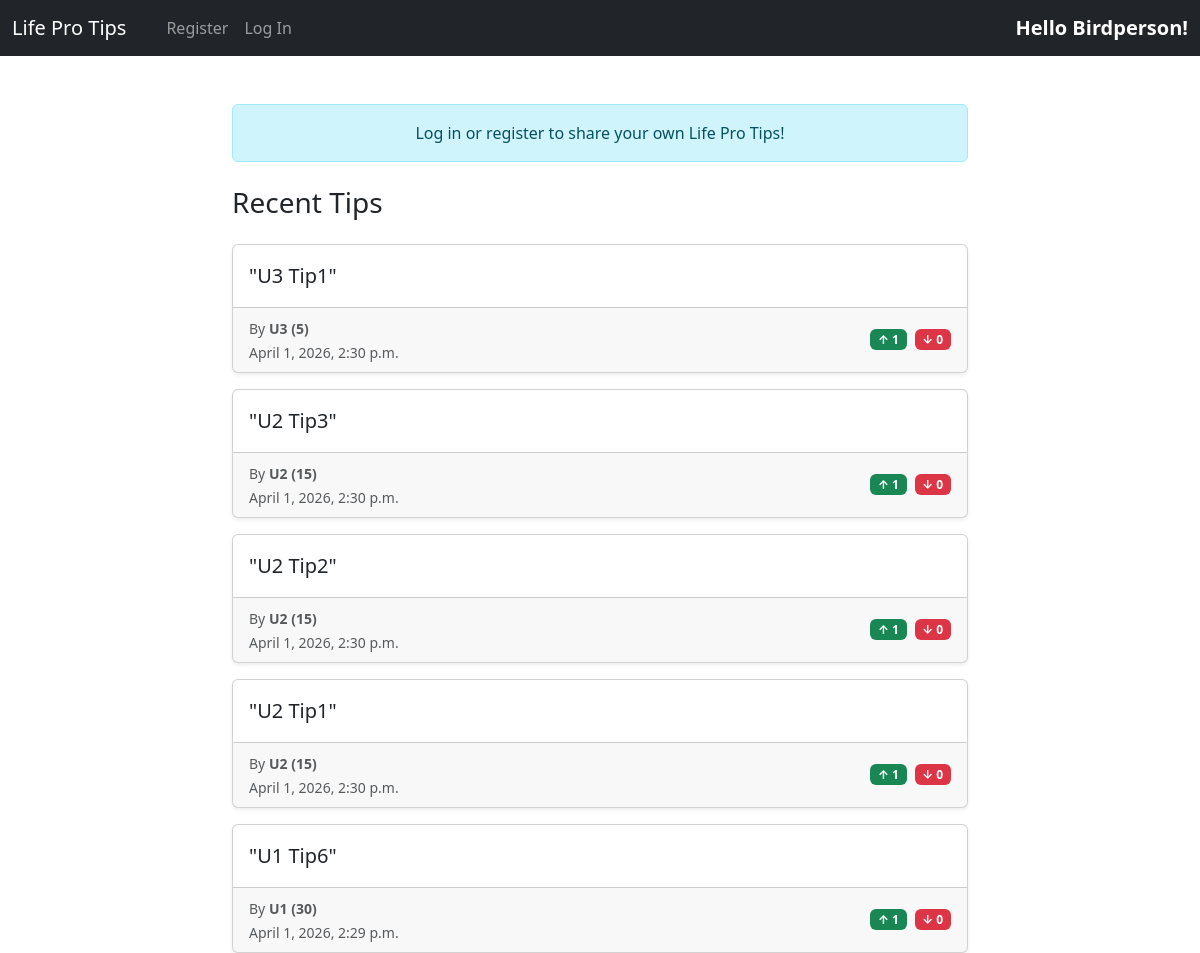
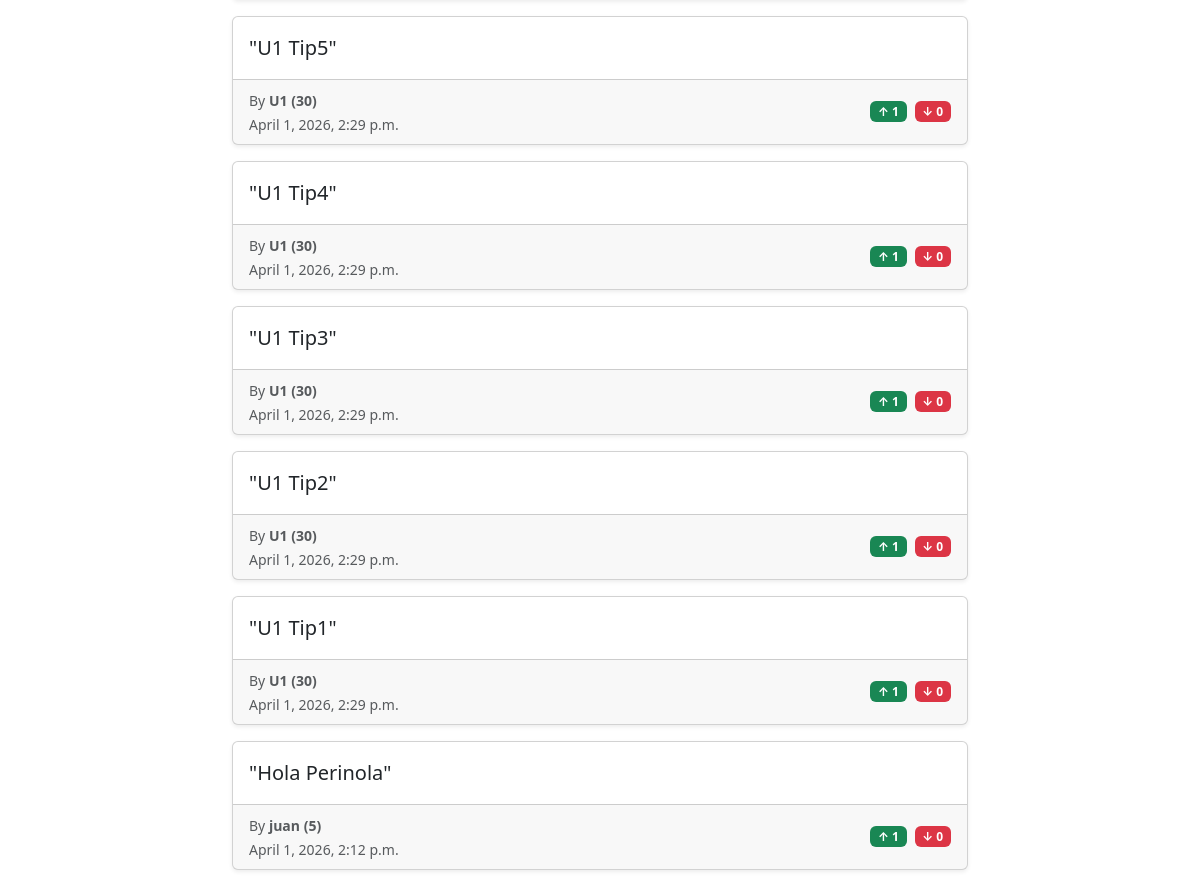
The page / on the database its author committed (2 pictures, top to bottom).
### ex/models.py (models this page shows, shortened)
class Tip(models.Model):
    content = models.TextField()
    author = models.ForeignKey(settings.AUTH_USER_MODEL, on_delete=models.CASCADE, related_name="tips")
    date = models.DateTimeField(auto_now_add=True)
    upvotes = models.ManyToManyField(settings.AUTH_USER_MODEL, related_name='upvoted_tips', blank=True)
    downvotes = models.ManyToManyField(settings.AUTH_USER_MODEL, related_name='downvoted_tips', blank=True)
    class Meta:
        permissions = [
            ("can_downvote", "Can downvote a tip"),
        ]

class CustomUser(AbstractUser):
    @property
    def reputation(self):
        rep = 0
        for tip in self.tips.all():
            rep += tip.upvotes.count() * 5
            rep -= tip.downvotes.count() * 2
        return rep

### ex/views.py (the view)
# urls.py: path('', views.home, name='home'),
def home(request):
    if request.method == 'POST' and request.user.is_authenticated:
        form = TipForm(request.POST)
        if form.is_valid():
            tip = form.save(commit=False)
            tip.author = request.user
            tip.save()
            return redirect('home')
    else:
        form = TipForm()
    tips = Tip.objects.all().order_by('-date')
    return render(request, 'ex/index.html', {'form': form, 'tips': tips})

### ex/templates/ex/index.html
{% extends 'ex/base.html' %}
{% load django_bootstrap5 %}
{% block content %}
    <div class="row">
        <div class="col-md-8 mx-auto">
            {% if request.user.is_authenticated %}
                <div class="card mb-4 shadow-sm">
                    <div class="card-body">
                        <h5 class="card-title">Got a new Life Pro Tip?</h5>
                        <form method="POST" action="{% url 'home' %}">
                            {% csrf_token %}
                            {% bootstrap_form form %}
                            <button type="submit" class="btn btn-primary mt-2">Post Tip</button>
                        </form>
                    </div>
                </div>
            {% else %}
                <div class="alert alert-info text-center" role="alert">
                    Log in or register to share your own Life Pro Tips!
                </div>
            {% endif %}
            <div class="mt-4">
                <h3 class="mb-4">Recent Tips</h3>
                {% for tip in tips %}
                    <div class="card mb-3 shadow-sm">
                        <div class="card-body">
                            <p class="card-text fs-5">"{{ tip.content }}"</p>
                        </div>
                        <div class="card-footer text-muted d-flex justify-content-between align-items-center flex-wrap gap-2">
                            <div>
                                <small>By <strong>{{ tip.author.username }} ({{ tip.author.reputation }})</strong></small>
                                <br>
                                <small>{{ tip.date|date:"F j, Y, P" }}</small>
                            </div>
                            {% if request.user.is_authenticated %}
                            <div class="d-flex align-items-center gap-2">
                                <form method="POST" action="{% url 'upvote_tip' tip.id %}" class="m-0">
                                    {% csrf_token %}
                                    <button type="submit" class="btn btn-sm {% if request.user in tip.upvotes.all %}btn-success{% else %}btn-outline-success{% endif %}">
                                        &uarr; Upvote ({{ tip.upvotes.count }})
                                    </button>
                                </form>
                                {% if request.user == tip.author or perms.ex.can_downvote %}
                                <form method="POST" action="{% url 'downvote_tip' tip.id %}" class="m-0">
                                    {% csrf_token %}
                                    <button type="submit" class="btn btn-sm {% if request.user in tip.downvotes.all %}btn-danger{% else %}btn-outline-danger{% endif %}">
                                        &darr; Downvote ({{ tip.downvotes.count }})
                                    </button>
                                </form>
                                {% else %}
                                <button type="button" class="btn btn-sm btn-outline-danger m-0" disabled>
                                    &darr; Downvote ({{ tip.downvotes.count }})
                                </button>
                                {% endif %}
                                {% if request.user == tip.author or perms.ex.delete_tip %}
                                <form method="POST" action="{% url 'delete_tip' tip.id %}" class="m-0" onsubmit="return confirm('Are you sure you want to delete this tip?');">
                                    {% csrf_token %}
                                    <button type="submit" class="btn btn-sm btn-outline-secondary">Delete</button>
                                </form>
                                {% endif %}
                            </div>
                            {% else %}
                            <div class="d-flex align-items-center gap-2">
                                <span class="badge bg-success">&uarr; {{ tip.upvotes.count }}</span>
                                <span class="badge bg-danger">&darr; {{ tip.downvotes.count }}</span>
                            </div>
                            {% endif %}
                        </div>
                    </div>
                {% empty %}
                    <div class="alert alert-secondary">No tips published yet. Be the first!</div>
                {% endfor %}
            </div>
        </div>
    </div>
{% endblock %}

### ex/templates/ex/base.html (shortened to what this page needs)
{% load django_bootstrap5 %}
<!DOCTYPE html>
<html lang="en">
<head>
    {% bootstrap_css %}
</head>
<body>
    <header>
        <nav class="navbar navbar-dark bg-dark">
            <div class="container-fluid d-flex justify-content-between align-items-center">
                <div class="d-flex align-items-center">
                    <a class="navbar-brand mb-0 h1" href="{% url 'home' %}">Life Pro Tips</a>
                    <ul class="navbar-nav flex-row gap-3 ms-4 mb-0">
                        {% if not request.user.is_authenticated %}
                            <li class="nav-item">
                                <a class="nav-link" href="{% url 'register' %}">Register</a>
                            </li>
                            <li class="nav-item">
                                <a class="nav-link" href="{% url 'login' %}">Log In</a>
                            </li>
                        {% else %}
                            <li class="nav-item">
                                <a class="nav-link text-danger" href="{% url 'logout' %}">Log Out</a>
                            </li>
                        {% endif %}
                    </ul>
                </div>
                <div class="text-white">
                    <span class="fs-5 fw-bold" id="user-greeting">
                    </span>
                </div>
            </div>
        </nav>
    </header>
    <main class="container mt-5">
        {% block content %}
        {% endblock %}
    </main>
</body>
</html>

### rows shown on the page
Tip: content "U3 Tip1", author.username "U3", author.reputation "5", date "April 1, 2026, 2:30 p.m.", upvotes.count "1", downvotes.count "0"
Tip: content "U2 Tip3", author.username "U2", author.reputation "15", date "April 1, 2026, 2:30 p.m.", upvotes.count "1", downvotes.count "0"
Tip: content "U2 Tip2", author.username "U2", author.reputation "15", date "April 1, 2026, 2:30 p.m.", upvotes.count "1", downvotes.count "0"
Tip: content "U2 Tip1", author.username "U2", author.reputation "15", date "April 1, 2026, 2:30 p.m.", upvotes.count "1", downvotes.count "0"
Tip: content "U1 Tip6", author.username "U1", author.reputation "30", date "April 1, 2026, 2:29 p.m.", upvotes.count "1", downvotes.count "0"
Tip: content "U1 Tip5", author.username "U1", author.reputation "30", date "April 1, 2026, 2:29 p.m.", upvotes.count "1", downvotes.count "0"
Tip: content "U1 Tip4", author.username "U1", author.reputation "30", date "April 1, 2026, 2:29 p.m.", upvotes.count "1", downvotes.count "0"
Tip: content "U1 Tip3", author.username "U1", author.reputation "30", date "April 1, 2026, 2:29 p.m.", upvotes.count "1", downvotes.count "0"
Tip: content "U1 Tip2", author.username "U1", author.reputation "30", date "April 1, 2026, 2:29 p.m.", upvotes.count "1", downvotes.count "0"
Tip: content "U1 Tip1", author.username "U1", author.reputation "30", date "April 1, 2026, 2:29 p.m.", upvotes.count "1", downvotes.count "0"
Tip: content "Hola Perinola", author.username "juan", author.reputation "5", date "April 1, 2026, 2:12 p.m.", upvotes.count "1", downvotes.count "0"
